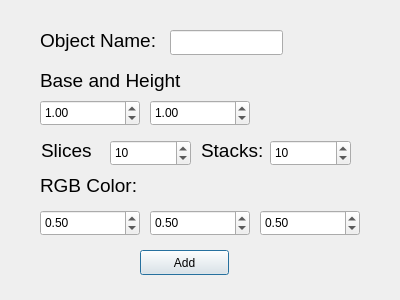
<?xml version="1.0" encoding="UTF-8"?>
<ui version="4.0">
 <class>AddCone</class>
 <widget class="QDialog" name="AddCone">
  <property name="geometry">
   <rect>
    <x>0</x>
    <y>0</y>
    <width>400</width>
    <height>300</height>
   </rect>
  </property>
  <property name="windowTitle">
   <string>Dialog</string>
  </property>
  <widget class="QLabel" name="label_2">
   <property name="geometry">
    <rect>
     <x>40</x>
     <y>60</y>
     <width>151</width>
     <height>41</height>
    </rect>
   </property>
   <property name="font">
    <font>
     <pointsize>14</pointsize>
    </font>
   </property>
   <property name="text">
    <string>Base and Height</string>
   </property>
  </widget>
  <widget class="QDoubleSpinBox" name="B">
   <property name="geometry">
    <rect>
     <x>260</x>
     <y>210</y>
     <width>100</width>
     <height>26</height>
    </rect>
   </property>
   <property name="minimum">
    <double>0.000000000000000</double>
   </property>
   <property name="maximum">
    <double>1.000000000000000</double>
   </property>
   <property name="singleStep">
    <double>0.100000000000000</double>
   </property>
   <property name="value">
    <double>0.500000000000000</double>
   </property>
  </widget>
  <widget class="QPushButton" name="addCone">
   <property name="geometry">
    <rect>
     <x>140</x>
     <y>250</y>
     <width>89</width>
     <height>25</height>
    </rect>
   </property>
   <property name="text">
    <string>Add</string>
   </property>
  </widget>
  <widget class="QLineEdit" name="id_input">
   <property name="geometry">
    <rect>
     <x>170</x>
     <y>30</y>
     <width>113</width>
     <height>25</height>
    </rect>
   </property>
  </widget>
  <widget class="QDoubleSpinBox" name="base">
   <property name="geometry">
    <rect>
     <x>40</x>
     <y>100</y>
     <width>100</width>
     <height>26</height>
    </rect>
   </property>
   <property name="minimum">
    <double>-9990.000000000000000</double>
   </property>
   <property name="maximum">
    <double>9999.989999999999782</double>
   </property>
   <property name="value">
    <double>1.000000000000000</double>
   </property>
  </widget>
  <widget class="QDoubleSpinBox" name="height">
   <property name="geometry">
    <rect>
     <x>150</x>
     <y>100</y>
     <width>100</width>
     <height>26</height>
    </rect>
   </property>
   <property name="minimum">
    <double>-9990.000000000000000</double>
   </property>
   <property name="maximum">
    <double>9999.989999999999782</double>
   </property>
   <property name="value">
    <double>1.000000000000000</double>
   </property>
  </widget>
  <widget class="QLabel" name="label_3">
   <property name="geometry">
    <rect>
     <x>40</x>
     <y>170</y>
     <width>171</width>
     <height>31</height>
    </rect>
   </property>
   <property name="font">
    <font>
     <pointsize>14</pointsize>
    </font>
   </property>
   <property name="text">
    <string>RGB Color:</string>
   </property>
  </widget>
  <widget class="QDoubleSpinBox" name="R">
   <property name="geometry">
    <rect>
     <x>40</x>
     <y>210</y>
     <width>100</width>
     <height>26</height>
    </rect>
   </property>
   <property name="minimum">
    <double>0.000000000000000</double>
   </property>
   <property name="maximum">
    <double>1.000000000000000</double>
   </property>
   <property name="singleStep">
    <double>0.100000000000000</double>
   </property>
   <property name="value">
    <double>0.500000000000000</double>
   </property>
  </widget>
  <widget class="QDoubleSpinBox" name="G">
   <property name="geometry">
    <rect>
     <x>150</x>
     <y>210</y>
     <width>100</width>
     <height>26</height>
    </rect>
   </property>
   <property name="minimum">
    <double>0.000000000000000</double>
   </property>
   <property name="maximum">
    <double>1.000000000000000</double>
   </property>
   <property name="singleStep">
    <double>0.100000000000000</double>
   </property>
   <property name="value">
    <double>0.500000000000000</double>
   </property>
  </widget>
  <widget class="QLabel" name="label_4">
   <property name="geometry">
    <rect>
     <x>40</x>
     <y>20</y>
     <width>141</width>
     <height>41</height>
    </rect>
   </property>
   <property name="font">
    <font>
     <pointsize>14</pointsize>
    </font>
   </property>
   <property name="text">
    <string>Object Name:</string>
   </property>
  </widget>
  <widget class="QLabel" name="label_5">
   <property name="geometry">
    <rect>
     <x>201</x>
     <y>130</y>
     <width>71</width>
     <height>41</height>
    </rect>
   </property>
   <property name="font">
    <font>
     <pointsize>14</pointsize>
    </font>
   </property>
   <property name="text">
    <string>Stacks:</string>
   </property>
  </widget>
  <widget class="QLabel" name="label_6">
   <property name="geometry">
    <rect>
     <x>41</x>
     <y>130</y>
     <width>51</width>
     <height>41</height>
    </rect>
   </property>
   <property name="font">
    <font>
     <pointsize>14</pointsize>
    </font>
   </property>
   <property name="text">
    <string>Slices:</string>
   </property>
  </widget>
  <widget class="QDoubleSpinBox" name="stacks">
   <property name="geometry">
    <rect>
     <x>270</x>
     <y>140</y>
     <width>81</width>
     <height>26</height>
    </rect>
   </property>
   <property name="decimals">
    <number>0</number>
   </property>
   <property name="minimum">
    <double>-9990.000000000000000</double>
   </property>
   <property name="maximum">
    <double>10000.000000000000000</double>
   </property>
   <property name="value">
    <double>10.000000000000000</double>
   </property>
  </widget>
  <widget class="QDoubleSpinBox" name="slices">
   <property name="geometry">
    <rect>
     <x>110</x>
     <y>140</y>
     <width>81</width>
     <height>26</height>
    </rect>
   </property>
   <property name="decimals">
    <number>0</number>
   </property>
   <property name="minimum">
    <double>-9990.000000000000000</double>
   </property>
   <property name="maximum">
    <double>10000.000000000000000</double>
   </property>
   <property name="value">
    <double>10.000000000000000</double>
   </property>
  </widget>
 </widget>
 <resources/>
 <connections/>
</ui>
